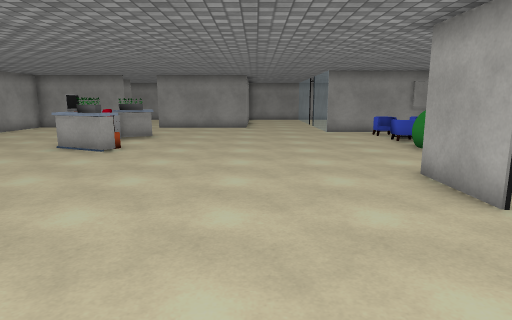
view 1 (above)

24 first-person views from a walk through a scene from a Unity 3-D project. The camera is 1.5 m above the floor, tilts 10° down and sees 75° across. Doors are open. The floor is counted in squares, 1 m on a side. Each view is taken from the middle of a square. On the plan, view 1 faces up. The plan holds only what a view shows up to about 15 squares ahead; the rest is blank. Some surface patterns are stand-ins.

view 2
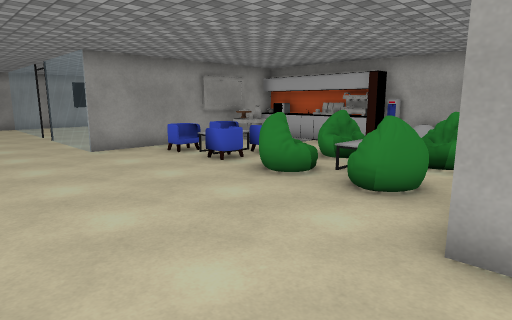

view 3
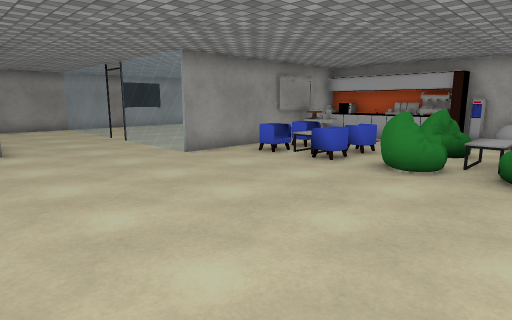

view 4
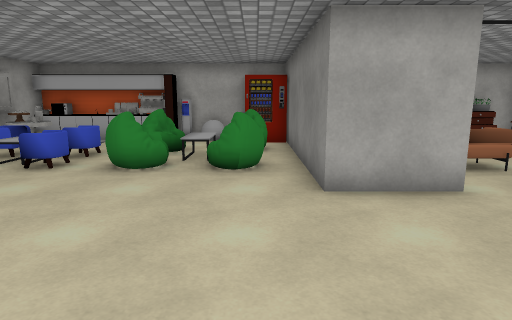

view 5
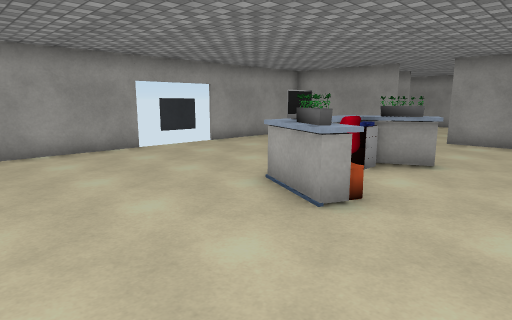

view 6
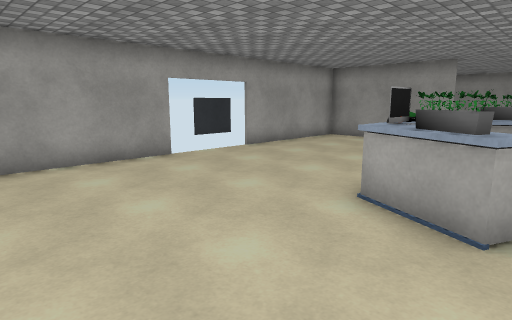

view 7
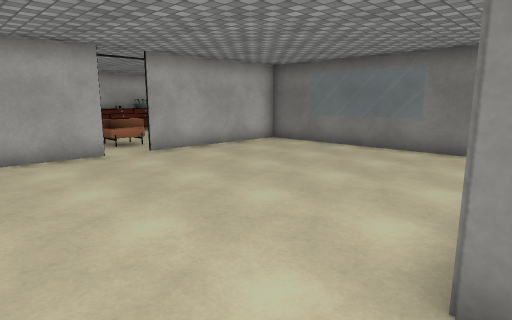

view 8
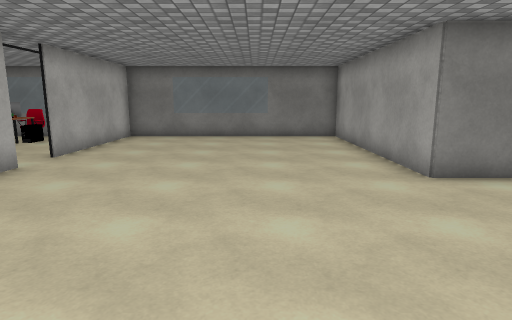

view 9
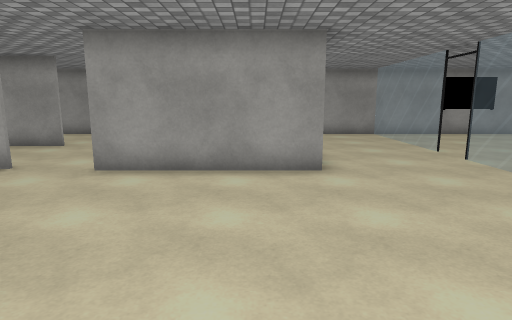

view 10
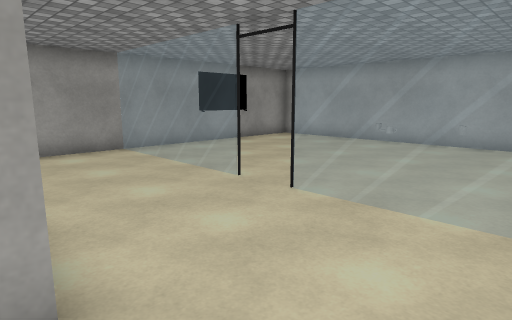

view 11
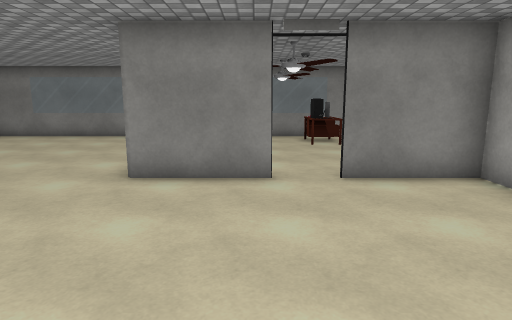

view 12
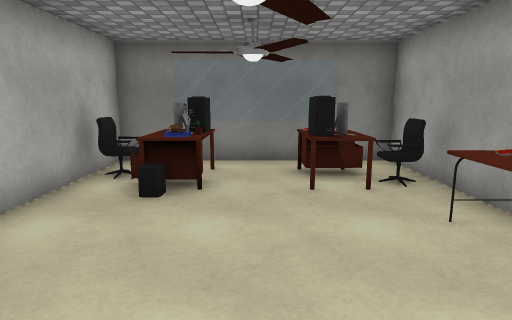

view 13
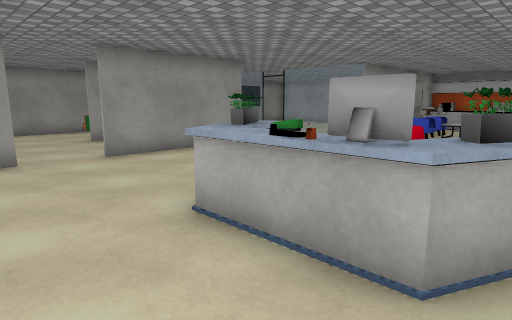

view 14
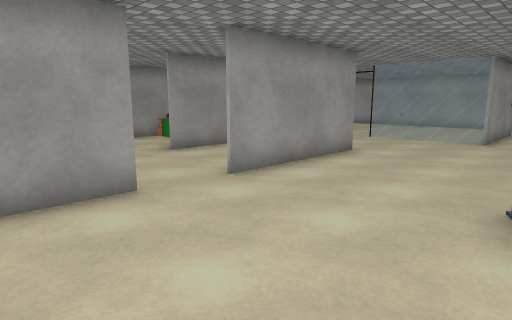

view 15
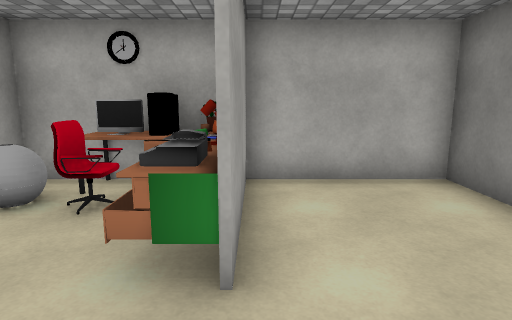

view 16
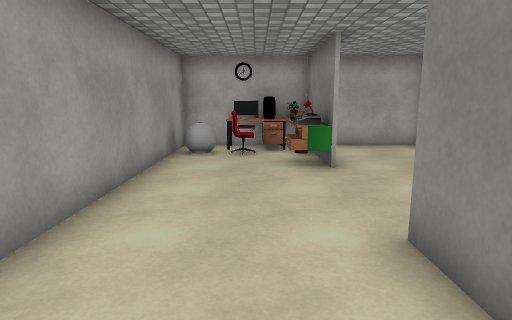

view 17
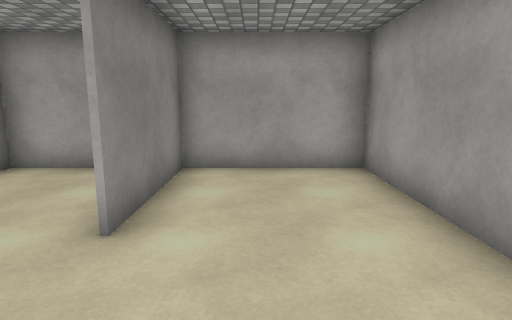

view 18
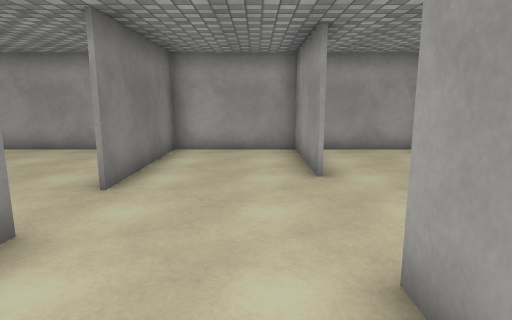

view 19
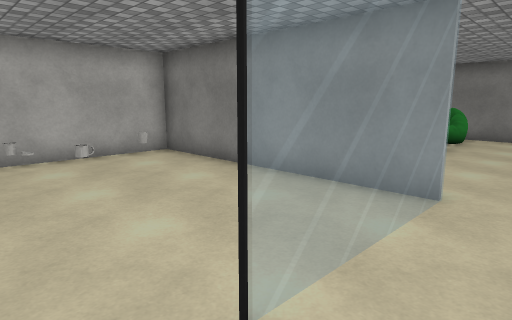

view 20
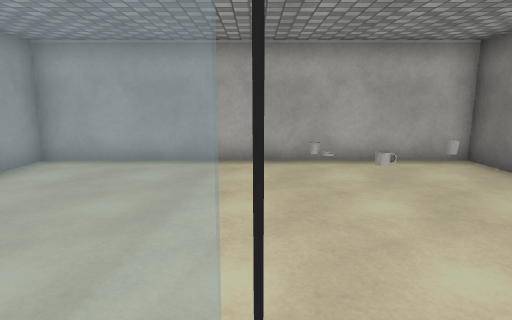

view 21
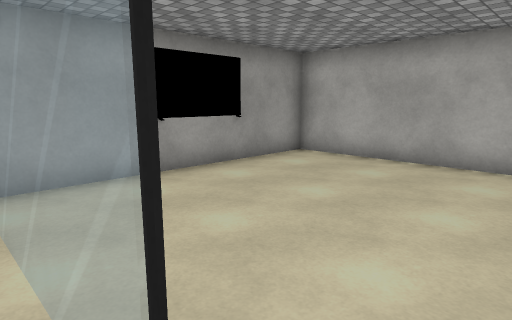

view 22
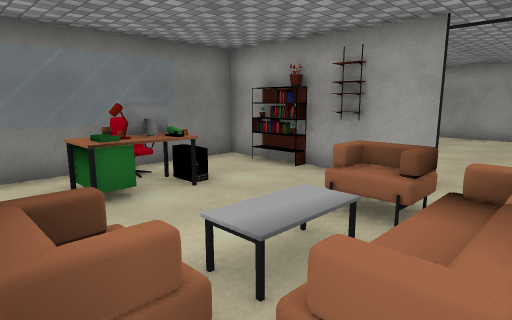

view 23
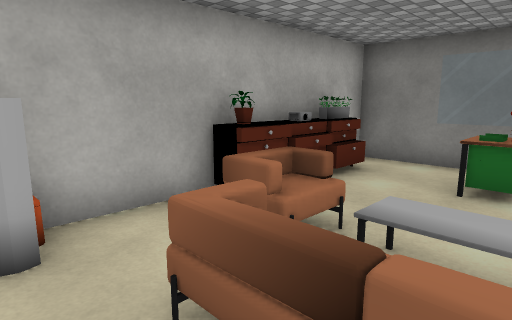

view 24
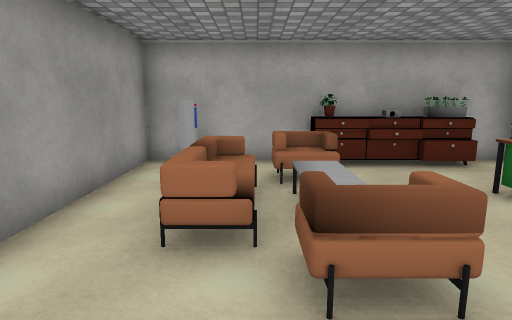

### Floor plan
Key: @ floor where view 1 was taken; # wall or solid block; x gap in a wall; . floor; D open door; = window, fence, low wall or low ledge; O other object.
Columns run from 13 left of view 1 to 12 right of it. Each row starts with its distance up from view 1.
 28 ##########################
 27 #..........O# ...=.......#
 26 #..........OO ...=.......#
 25 #........OOOO....=.......#
 24 #........OOOOO...=.......#
 23 #####....####....=.......#
 22 #...........#....D...O...#
 21 #...........#....D...O...#
 20 #...........#....=..O....#
 19 ######..#####....=...O...#
 18 #................=.......#
 17 #................=######O#
 16 #.....................OOO#
 15 #..................OO.OO##
 14 x......OO..........OO..OO#
 13  ......O..........OOO..OO#
 12  ......OO...............O#
 11 x......OO.........O#.#O.O#
 10 #.......O..........#OO..O#
  9 #..................#OOO.O#
  8 #.................O# OOOO#
  7 #................#######O#
  6 #. #.## .........#......O#
  5 #  .D.  #........#.OOOO..#
  4   ..... #........D.OOOO..#
  3  O......#........DOOOO#O.#
  2  O......#........#OO..#=O#
  1 #.......#........O......O#
  0 #OOO.OO.#....@...O.OOO .O#
 -1 #. O.OOO#........O.OOO .O#
 -2 #.......#........#  O  ###
 -3 ##====#####====########

Positions as (right, up) in squares from view 1, and headings:
1: (0, 0), facing up
2: (0, 6), facing up-right
3: (-2, 8), facing up-right
4: (-2, 8), facing right
5: (-2, 6), facing up-left
6: (-4, 6), facing up-left
7: (-6, 8), facing down-right
8: (-2, 12), facing down
9: (-2, 12), facing up
10: (-1, 17), facing up-right
11: (-8, 12), facing down
12: (-9, 6), facing down
13: (-9, 10), facing up-right
14: (-10, 14), facing up-right
15: (-7, 23), facing right
16: (-12, 25), facing right
17: (-5, 25), facing left
18: (-2, 22), facing left
19: (2, 22), facing down-right
20: (3, 22), facing right
21: (3, 21), facing up-right
22: (10, 5), facing down-left
23: (7, 6), facing down-right
24: (3, 4), facing right
